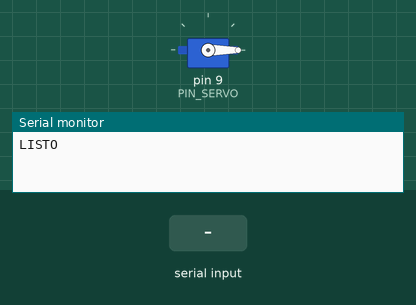
Bench run of a sketch on a simulated Arduino Uno, built with avr-gcc and run on an emulated ATmega328P. Parts: servo, the last lines printed to the serial monitor. The inputs (shaded band) are chosen by the test bench.

Above: at 1.2 s.
1.3 s: "ABRIR\n" received over Serial
At 1.7 s:
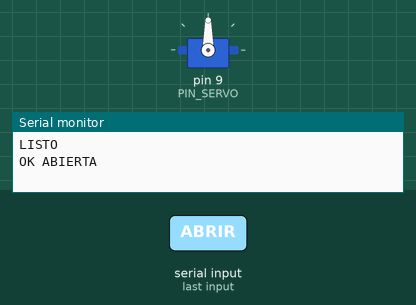
2.8 s: "CERRAR\n" received over Serial
At 4.1 s:
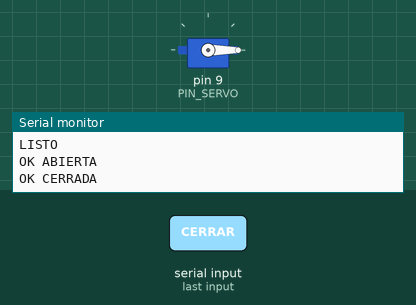
Timing chart, 0 to 5.8 s (numbered marks = the images above; inputs shaded):
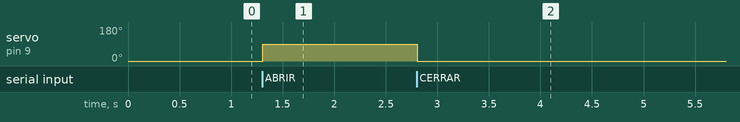

Measured:
- after the input at 1.3 s, servo on pin 9 (PIN_SERVO): 0° → 90° at once
- after the input at 2.8 s, servo on pin 9 (PIN_SERVO): 90° → 0° at once

The sketch:

talanquera.ino
```cpp
/*
  Control de la talanquera con servo motor (Semana 9, objetivo opcional).

  MODO SEGURO: este Arduino NUNCA decide abrir la talanquera por su cuenta.
  Solo mueve el servo cuando recibe la orden explícita "ABRIR" por el puerto
  serial, y esa orden solo la envía la app cuando el VIGILANTE presiona el
  botón. El reconocimiento automático de placas nunca está conectado
  directamente al servo. Esto es a propósito: un falso positivo del OCR
  (leer mal una placa y confundirla con una autorizada) no debe poder abrir
  una talanquera física sin que una persona lo confirme. La cámara y el OCR
  pueden equivocarse; que un vigilante confirme es la última barrera de
  seguridad real del sistema.

  Comandos por serial (9600 baudios, uno por línea):
    ABRIR   -> mueve el servo a la posición abierta
    CERRAR  -> mueve el servo a la posición cerrada
    ESTADO  -> responde "ABIERTA" o "CERRADA"
*/

#include <Servo.h>

const int PIN_SERVO = 9;
const int ANGULO_CERRADO = 0;
const int ANGULO_ABIERTO = 90;

Servo servoTalanquera;
bool talanqueraAbierta = false;

void setup() {
  Serial.begin(9600);
  servoTalanquera.attach(PIN_SERVO);
  servoTalanquera.write(ANGULO_CERRADO);
  Serial.println("LISTO");
}

void loop() {
  if (Serial.available() > 0) {
    String comando = Serial.readStringUntil('\n');
    comando.trim();
    comando.toUpperCase();

    if (comando == "ABRIR") {
      servoTalanquera.write(ANGULO_ABIERTO);
      talanqueraAbierta = true;
      Serial.println("OK ABIERTA");
    } else if (comando == "CERRAR") {
      servoTalanquera.write(ANGULO_CERRADO);
      talanqueraAbierta = false;
      Serial.println("OK CERRADA");
    } else if (comando == "ESTADO") {
      Serial.println(talanqueraAbierta ? "ABIERTA" : "CERRADA");
    } else if (comando.length() > 0) {
      Serial.println("ERROR comando desconocido: " + comando);
    }
  }
}
```
